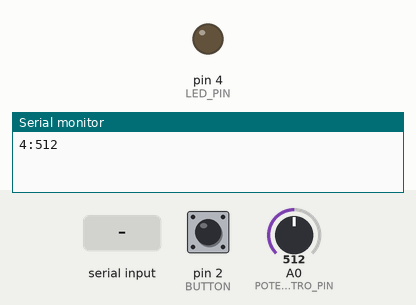
Bench run of a sketch on a simulated Arduino Uno, built with avr-gcc and run on an emulated ATmega328P. On the bench: output pins drawn as LEDs (lit = HIGH), the last lines printed to the serial monitor. Inputs (shaded band) come from the test bench; at power-on: pin 2 (BUTTON) LOW, A0 (POTENZIOMETRO_PIN) = 512.

Above: at 1.2 s.
1.3 s: pin 2 (BUTTON) pulled HIGH for 0.15 s
At 2.1 s:
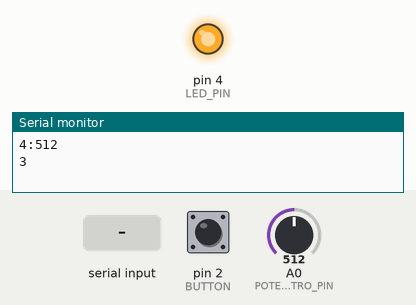
5.9 s: byte 3 (3) received over Serial
At 7.0 s:
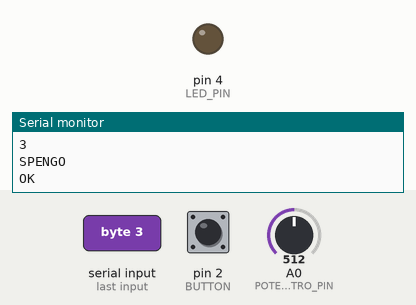
7.4 s: pin 2 (BUTTON) pulled HIGH for 1 s
At 8.2 s:
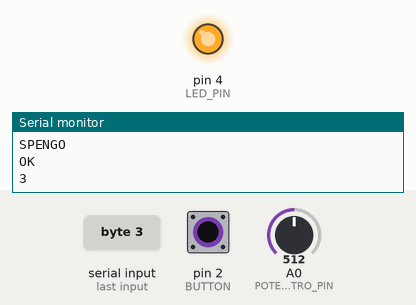
9.9 s: pin 2 (BUTTON) pulled HIGH for 3.2 s
At 10.2 s:
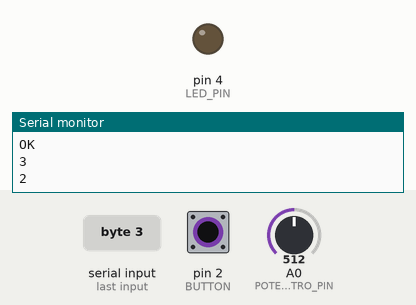
Timing chart, 0 to 12.9 s (numbered marks = the images above; inputs shaded):
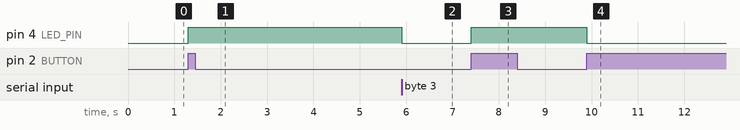

The sketch:

Ardu.ino
```cpp
#define LED_PIN 4
#define BUTTON 2
#define POTENZIOMETRO_PIN A0

int potenziometro;
bool ledState;

void setup() {
  // put your setup code here, to run once:
  Serial.begin(9600);
  pinMode(LED_PIN, OUTPUT);
  attachInterrupt(digitalPinToInterrupt(BUTTON), premuto, RISING);
}

void loop() {
  // put your main code here, to run repeatedly:
  int temp = analogRead(POTENZIOMETRO_PIN);
  if (temp != potenziometro) {
    Serial.println("4:" + String(temp));
    potenziometro = temp;
  }


  if (Serial.available()) {
    byte read = Serial.read();
    //Serial.write(read);

    switch (read) {
      case 2:
        Serial.println("ACCENDO");
        digitalWrite(LED_PIN, HIGH);
        ledState = true;
        Serial.println("OK");    //confermo
        break;
      case 3:
        Serial.println("SPENGO");
        digitalWrite(LED_PIN, LOW);
        ledState = false;
        Serial.println("OK");    //confermo
        break;
      default:
        Serial.println("Comando non conosciuto");
    }
  }
  delay(100);
}

void premuto() {
  if (ledState) {
    digitalWrite(LED_PIN, LOW);
    Serial.println("2");
  } else {
    digitalWrite(LED_PIN, HIGH);
    Serial.println("3");
  }
  ledState = !ledState;
}
```

Measured:
- after the input at 1.3 s, pin 4 (LED_PIN): LOW → HIGH at once
- after the input at 5.9 s, pin 4 (LED_PIN): HIGH → LOW at once
- after the input at 7.4 s, pin 4 (LED_PIN): LOW → HIGH at once
- after the input at 9.9 s, pin 4 (LED_PIN): HIGH → LOW at once
